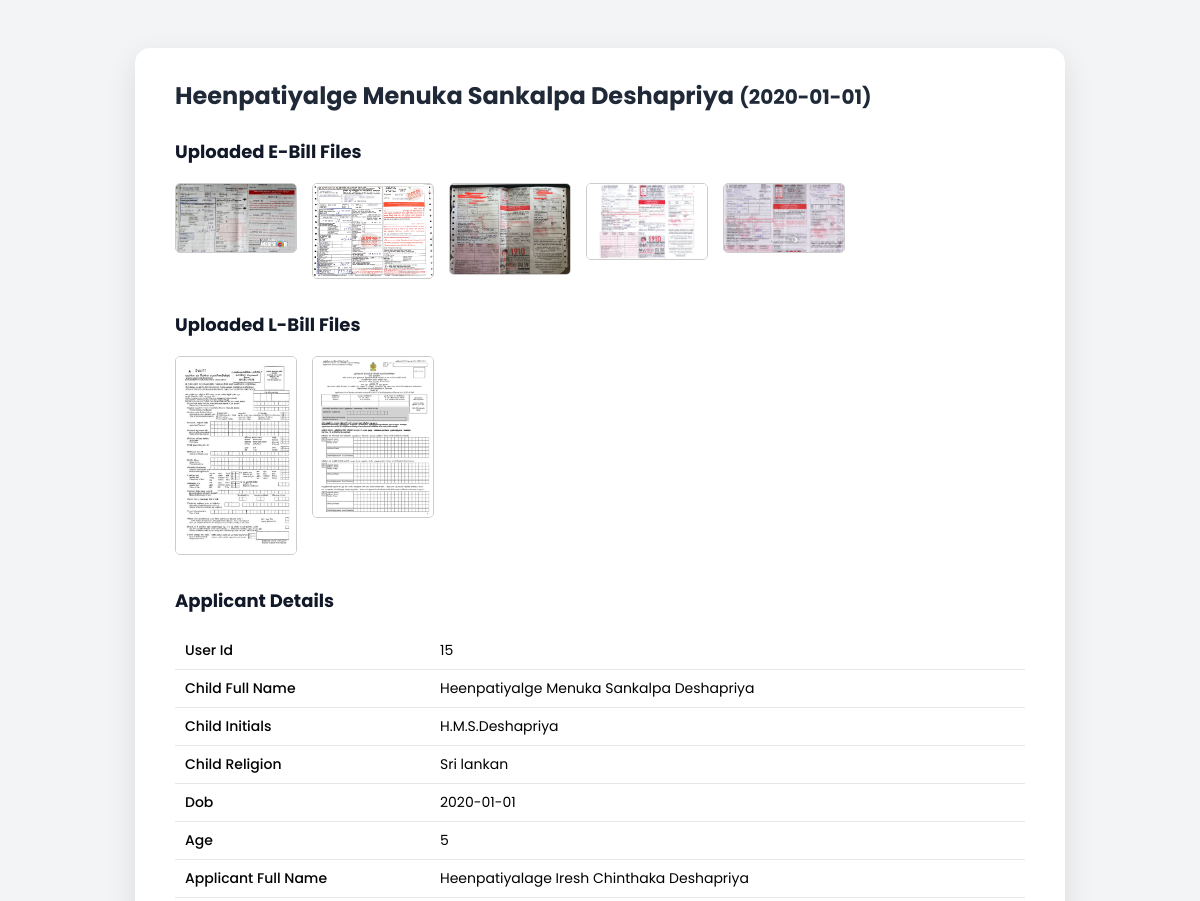
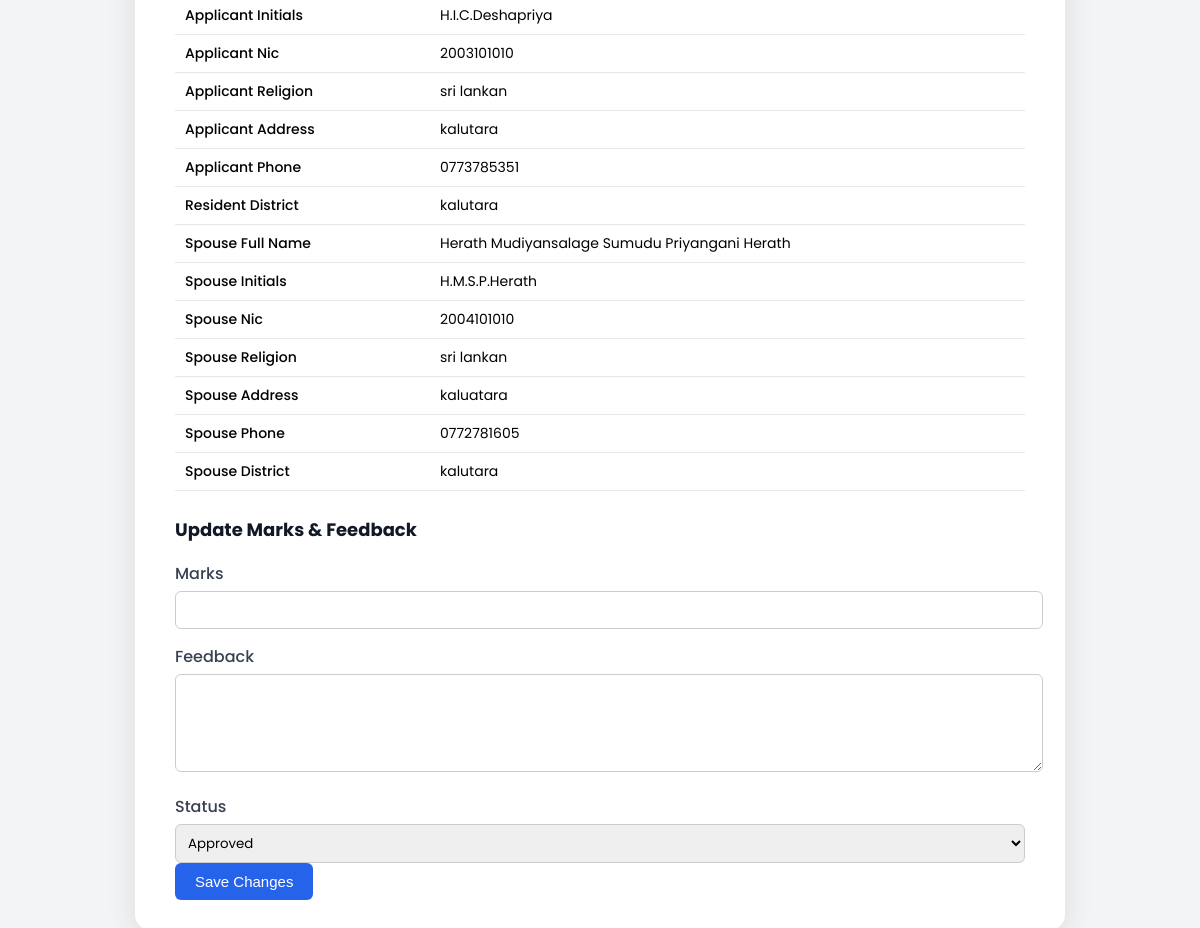
Screenshot of /school_admin/view_applicant.php?id=6 (signed in) with the database file from the repository (2 pictures, top to bottom).
### tables this page shows
CREATE TABLE `application_info` (
  `id` int(11) NOT NULL,
  `user_id` int(11) DEFAULT NULL,
  `child_full_name` varchar(255) DEFAULT NULL,
  `child_initials` varchar(255) DEFAULT NULL,
  `child_religion` varchar(100) DEFAULT NULL,
  `dob` date DEFAULT NULL,
  `age` int(11) DEFAULT NULL,
  `applicant_full_name` varchar(255) DEFAULT NULL,
  `applicant_initials` varchar(255) DEFAULT NULL,
  `applicant_nic` varchar(20) DEFAULT NULL,
  `applicant_religion` varchar(100) DEFAULT NULL,
  `applicant_address` text DEFAULT NULL,
  `applicant_phone` varchar(20) DEFAULT NULL,
  `resident_district` varchar(100) DEFAULT NULL,
  `spouse_full_name` varchar(255) DEFAULT NULL,
  `spouse_initials` varchar(255) DEFAULT NULL,
  `spouse_nic` varchar(20) DEFAULT NULL,
  `spouse_religion` varchar(100) DEFAULT NULL,
  `spouse_address` text DEFAULT NULL,
  `spouse_phone` varchar(20) DEFAULT NULL,
  `spouse_district` varchar(100) DEFAULT NULL,
  `ebill_files` text DEFAULT NULL,
  `lbill_files` text DEFAULT NULL,
  `created_at` timestamp NOT NULL DEFAULT current_timestamp(),
  `status` varchar(20) DEFAULT 'pending',
  `marks` int(3) DEFAULT NULL,
  `feedback` text DEFAULT NULL,
  `assigned_admin_id` int(11) DEFAULT NULL
);

### school_admin/view_applicant.php (the view, shortened to what this page needs)
<?php
include '../db.php';
$adminId = $_SESSION['user_id'];
$applicantId = $_GET['id'] ?? 0;
$stmt = $conn->prepare("SELECT * FROM application_info WHERE id=? AND assigned_admin_id=?");
$stmt->bind_param("ii", $applicantId, $adminId);
$stmt->execute();
$result = $stmt->get_result();
$applicant = $result->fetch_assoc();
function parseFileList($fileList) {
    return array_filter(array_map('trim', explode(',', $fileList)));
}
$ebills = parseFileList($applicant['ebill_files']);
$lbills = parseFileList($applicant['lbill_files']);
?>
<!DOCTYPE html>
<html lang="en">
<head>
</head>
<body>
<div class="card">
    <h1><?= htmlspecialchars($applicant['child_full_name']) ?> <small>(<?= htmlspecialchars($applicant['dob']) ?>)</small></h1>
    <h3>Uploaded E-Bill Files</h3>
    <div class="image-gallery">
        <?php if (!empty($ebills)): ?>
            <?php foreach ($ebills as $file):
                $file = trim($file);
            ?>
                <a href="../<?= htmlspecialchars($file) ?>" target="_blank"><img src="../<?= htmlspecialchars($file) ?>" alt="E-Bill"></a>
            <?php endforeach; ?>
        <?php else: ?>
            <p class="no-image">No E-Bill files uploaded.</p>
        <?php endif; ?>
    </div>
    <h3>Uploaded L-Bill Files</h3>
    <div class="lbill-gallery">
        <?php if (!empty($lbills)): ?>
            <?php foreach ($lbills as $file):
                $file = trim($file);
            ?>
                <a href="../<?= htmlspecialchars($file) ?>" target="_blank"><img src="../<?= htmlspecialchars($file) ?>" alt="L-Bill"></a>
            <?php endforeach; ?>
        <?php else: ?>
            <p class="no-image">No L-Bill files uploaded.</p>
        <?php endif; ?>
    </div>
    <h3>Applicant Details</h3>
    <table>
        <?php
        foreach ($applicant as $key => $value) {
            if (in_array($key, ['id','assigned_admin_id','ebill_files','lbill_files','marks','feedback','status','created_at'])) continue;
            echo '<tr><td style="width:30%; font-weight:500;">'.ucwords(str_replace('_',' ',$key)).'</td>
                      <td>'.htmlspecialchars($value).'</td></tr>';
        }
        ?>
    </table>
    <h3>Update Marks & Feedback</h3>
    <form method="POST">
        <label>Marks</label>
        <input type="number" name="marks" min="0" max="100" value="<?= htmlspecialchars($applicant['marks'] ?? '') ?>">
        <label>Feedback</label>
        <textarea name="feedback" rows="4"><?= htmlspecialchars($applicant['feedback'] ?? '') ?></textarea>
        <label>Status</label>
        <select name="status">
            <option value="approved" <?= $applicant['status']=='approved'?'selected':'' ?>>Approved</option>
        </select>
        <button type="submit">Save Changes</button>
    </form>
</div>
</body>
</html>

### school_admin/view_applicant.php (style rules this page uses)
body { font-family: 'Poppins', sans-serif; background: #f3f4f6; padding: 40px; }
.card { max-width: 850px; margin: 0 auto; background: #fff; border-radius: 15px; padding: 30px 40px; box-shadow: 0 10px 30px rgba(0,0,0,0.1); }
h1 { margin-top: 0; font-size: 24px; color: #1f2937; }
h3 { margin-top: 25px; color: #111827; font-size: 18px; }
.image-gallery, .lbill-gallery { display: flex; flex-wrap: wrap; gap: 15px; margin-top: 10px; }
.image-gallery img, .lbill-gallery img { width: 120px; height: auto; border: 1px solid #ccc; border-radius: 5px; cursor: pointer; transition: transform 0.2s; }
.card table { width: 100%; border-collapse: collapse; margin-top: 10px; }
.card table td { padding: 8px 10px; border-bottom: 1px solid #e5e7eb; font-size: 14px; }
form label { font-weight: 500; display: block; margin-top: 15px; margin-bottom: 5px; color: #374151; }
form input[type="number"], form textarea, form select { width: 100%; padding: 8px; border-radius: 6px; border: 1px solid #ccc; font-family: inherit; }
form button { background: #2563eb; color: white; border: none; padding: 10px 20px; border-radius: 6px; cursor: pointer; font-size: 15px; font-weight: 500; transition: background 0.3s; }

### rows the page displays
application_info: child_full_name "Heenpatiyalge Menuka Sankalpa Deshapriya", dob "2020-01-01", ebill_files (picture), lbill_files (picture), user "15", child_initials "H.M.S.Deshapriya", child_religion "Sri lankan", age "5", applicant_full_name "Heenpatiyalage Iresh Chinthaka Deshapriya", applicant_initials "H.I.C.Deshapriya", applicant_nic "2003101010", applicant_religion "sri lankan", applicant_address "kalutara", applicant_phone "0773785351", resident_district "kalutara", spouse_full_name "Herath Mudiyansalage Sumudu Priyangani Herath", spouse_initials "H.M.S.P.Herath", spouse_nic "2004101010", spouse_religion "sri lankan", spouse_address "kaluatara", spouse_phone "0772781605", spouse_district "kalutara", status "Approved"

### other values shown
str_replace('_',' ',$key) "User Id"
str_replace('_',' ',$key) "Child Full Name"
str_replace('_',' ',$key) "Child Initials"
str_replace('_',' ',$key) "Child Religion"
str_replace('_',' ',$key) "Dob"
str_replace('_',' ',$key) "Age"
str_replace('_',' ',$key) "Applicant Full Name"
str_replace('_',' ',$key) "Applicant Initials"
str_replace('_',' ',$key) "Applicant Nic"
str_replace('_',' ',$key) "Applicant Religion"
str_replace('_',' ',$key) "Applicant Address"
str_replace('_',' ',$key) "Applicant Phone"
str_replace('_',' ',$key) "Resident District"
str_replace('_',' ',$key) "Spouse Full Name"
str_replace('_',' ',$key) "Spouse Initials"
